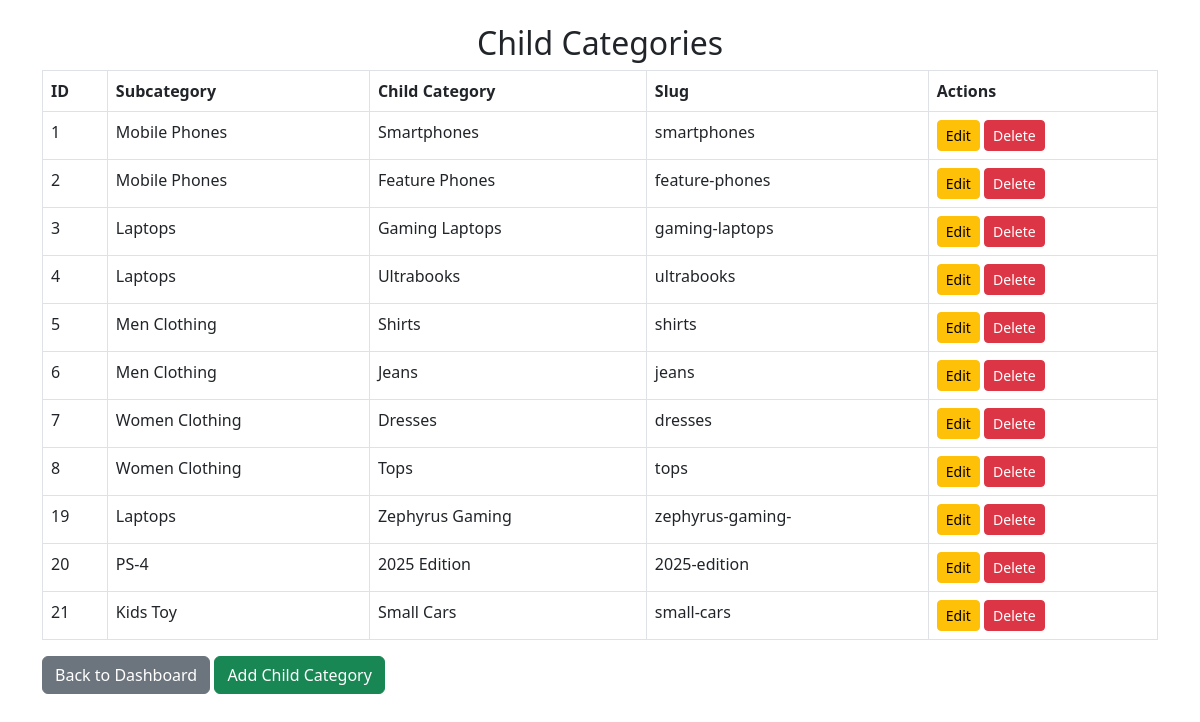
Page /product-listing-project/admin/child-categories.php (signed in) on the committed database.
### tables this page shows
CREATE TABLE `child_categories` (
  `id` int(11) NOT NULL,
  `subcategory_slug` varchar(255) NOT NULL,
  `name` varchar(255) NOT NULL,
  `slug` varchar(255) NOT NULL,
  `subcategory_id` int(11) NOT NULL
);

CREATE TABLE `subcategories` (
  `id` int(11) NOT NULL,
  `category_id` int(11) NOT NULL,
  `category_slug` varchar(255) NOT NULL,
  `name` varchar(255) NOT NULL,
  `slug` varchar(255) NOT NULL
);

### product-listing-project/admin/child-categories.php (the view, shortened to what this page needs)
<?php
include '../config/db.php';
$sql = "SELECT child_categories.*, subcategories.name AS subcategory_name
        FROM child_categories
        JOIN subcategories ON child_categories.subcategory_id = subcategories.id";
$result = mysqli_query($conn, $sql);
?>
<!DOCTYPE html>
<html lang="en">
<head>
    <link href="https://cdn.jsdelivr.net/npm/bootstrap@5.3.0/dist/css/bootstrap.min.css" rel="stylesheet">
</head>
<body>
    <div class="container mt-4">
        <h2 class="text-center">Child Categories</h2>
        <table class="table table-bordered">
            <thead>
                <tr>
                    <th>ID</th>
                    <th>Subcategory</th>
                    <th>Child Category</th>
                    <th>Slug</th>
                    <th>Actions</th>
                </tr>
            </thead>
            <tbody>
                <?php while ($row = mysqli_fetch_assoc($result)) { ?>
                    <tr>
                        <td><?php echo $row['id']; ?></td>
                        <td><?php echo $row['subcategory_name']; ?></td>
                        <td><?php echo $row['name']; ?></td>
                        <td><?php echo $row['slug']; ?></td>
                        <td>
                            <a href="edit-child-category.php?id=<?php echo $row['id']; ?>" class="btn btn-warning btn-sm">Edit</a>
                            <a href="child-categories.php?delete_id=<?php echo $row['id']; ?>" class="btn btn-danger btn-sm" onclick="return confirm('Are you sure you want to delete this child category?')">Delete</a>
                        </td>
                    </tr>
                <?php } ?>
            </tbody>
        </table>
        <a href="index.php" class="btn btn-secondary">Back to Dashboard</a>
        <a href="add-child-category.php" class="btn btn-success">Add Child Category</a>
    </div>
</body>
</html>

### rows in the picture
child_categories: id "1", subcategory.name "Mobile Phones", name "Smartphones", slug "smartphones"
child_categories: id "2", subcategory.name "Mobile Phones", name "Feature Phones", slug "feature-phones"
child_categories: id "3", subcategory.name "Laptops", name "Gaming Laptops", slug "gaming-laptops"
child_categories: id "4", subcategory.name "Laptops", name "Ultrabooks", slug "ultrabooks"
child_categories: id "5", subcategory.name "Men Clothing", name "Shirts", slug "shirts"
child_categories: id "6", subcategory.name "Men Clothing", name "Jeans", slug "jeans"
child_categories: id "7", subcategory.name "Women Clothing", name "Dresses", slug "dresses"
child_categories: id "8", subcategory.name "Women Clothing", name "Tops", slug "tops"
child_categories: id "19", subcategory.name "Laptops", name "Zephyrus Gaming", slug "zephyrus-gaming-"
child_categories: id "20", subcategory.name "PS-4", name "2025 Edition", slug "2025-edition"
child_categories: id "21", subcategory.name "Kids Toy", name "Small Cars", slug "small-cars"
